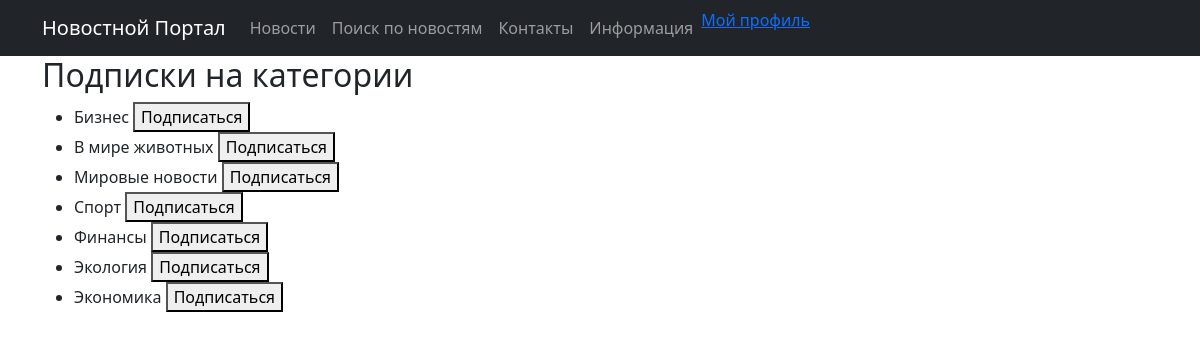
The page /subscriptions/ (signed in) on the database its author committed.
### newsapp/models.py (models this page shows, shortened)
class Category(models.Model):
    name = models.CharField(max_length=100, unique=True)

### newsapp/views.py (the view, shortened to what this page needs)
# urls.py: path('subscriptions/', views.subscriptions, name='subscriptions'),
@login_required
def subscriptions(request):
    categories = Category.objects.annotate(
        user_subscribed=Exists(
            Subscriber.objects.filter(
                user=request.user,
                category=OuterRef('pk')
            )
        )
    ).order_by('name')
    return render(request, 'newsapp/subscriptions.html', {'categories': categories})

### newsapp/templates/newsapp/subscriptions.html (shortened to what this page needs)
{% extends 'newsapp/base.html' %}
{% block content %}
<h2>Подписки на категории</h2>
<ul>
    {% for category in categories %}
    <li>
        {{ category.name }}
        <form method="post" style="display:inline;">
            {% if category.user_subscribed %}
                <button type="submit" name="action" value="unsubscribe">Отписаться</button>
            {% else %}
                <button type="submit" name="action" value="subscribe">Подписаться</button>
            {% endif %}
        </form>
    </li>
    {% endfor %}
</ul>
{% endblock %}

### newsapp/templates/newsapp/base.html (shortened to what this page needs)
{% load static %}
{% load censor %}
<!DOCTYPE html>
<html lang="ru">
<head>
    <link rel="stylesheet" href="{% static 'css/styles.css' %}">
</head>
<body>
    <header>
        <nav class="navbar navbar-expand-lg navbar-dark bg-dark">
            <div class="container">
                <a class="navbar-brand" href="{% url 'home' %}">Новостной Портал</a>
                <div class="collapse navbar-collapse" id="navbarNav">
                    <ul class="navbar-nav ml-auto">
                        <li class="nav-item">
                            <a class="nav-link" href="{% url 'news_list' %}">Новости</a>
                        </li>
                        <li class="nav-item">
                            <a class="nav-link" href="{% url 'search' %}">Поиск по новостям</a>
                        </li>
                        <li class="nav-item">
                            <a class="nav-link" href="{% url 'contacts' %}">Контакты</a>
                        </li>
                        <li class="nav-item">
                            <a class="nav-link" href="{% url 'main_info' %}">Информация</a>
                        </li>
                         {% if user.is_authenticated %}
                            <li><a href="{% url 'profile' %}">Мой профиль</a></li>
                        {% else %}
                            <li><a href="{% url 'account_login' %}">Войти</a></li>
                        {% endif %}
                    </ul>
                </div>
            </div>
        </nav>
    </header>
    <div class="container">
        {% block content %}
        {% endblock %}
    </div>
</body>
</html>

### rows shown on the page
Category: name "Бизнес", shows "Подписаться"
Category: name "В мире животных", shows "Подписаться"
Category: name "Мировые новости", shows "Подписаться"
Category: name "Спорт", shows "Подписаться"
Category: name "Финансы", shows "Подписаться"
Category: name "Экология", shows "Подписаться"
Category: name "Экономика", shows "Подписаться"
